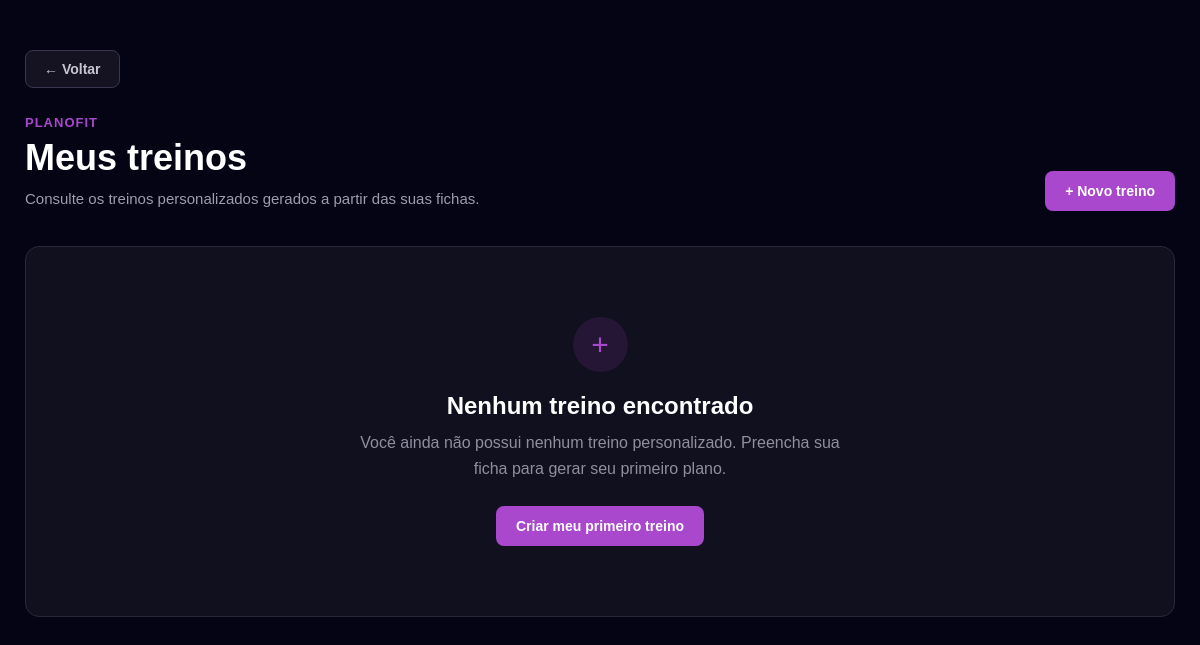
The app's page /treino/meus-treinos/ (signed in), older data.
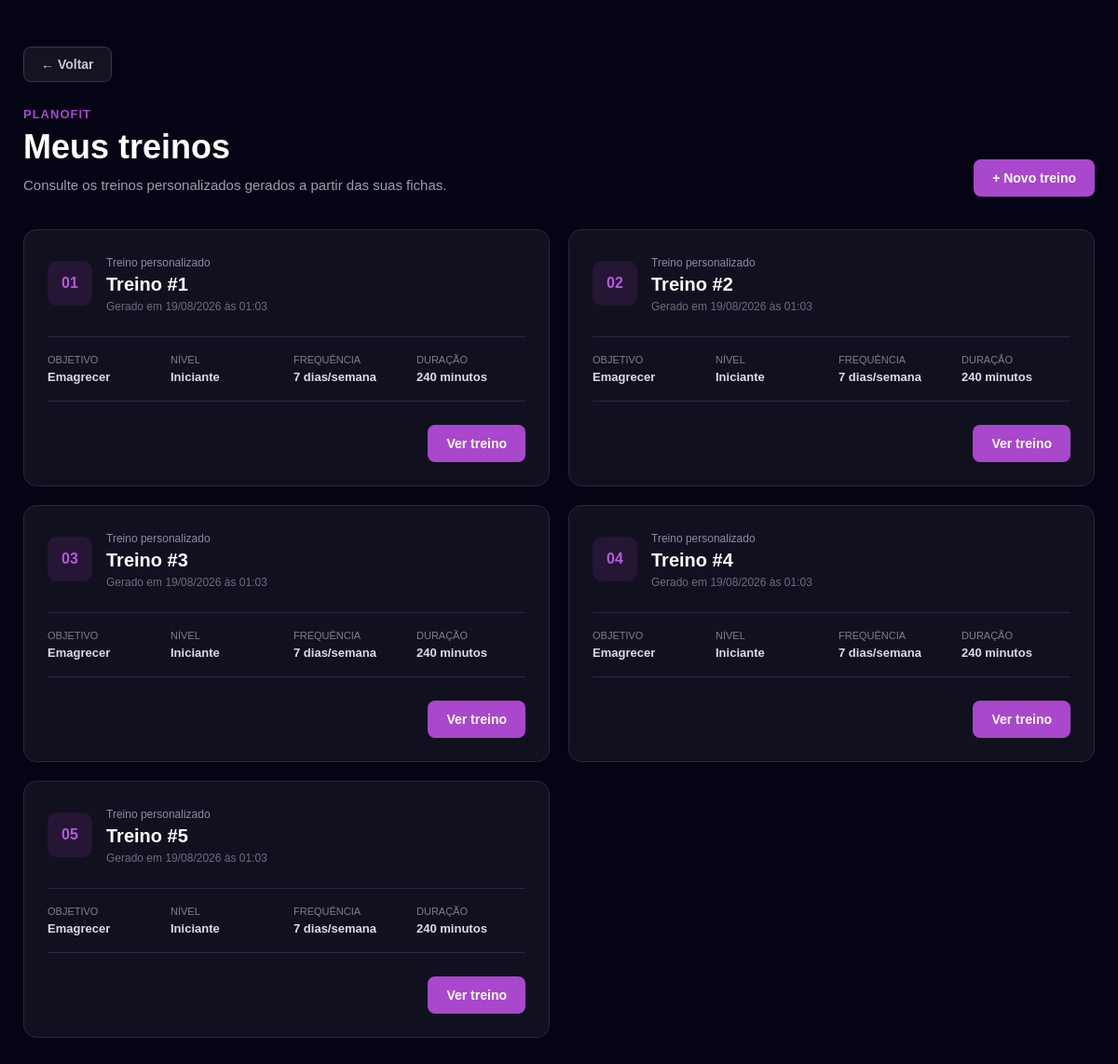
The same page, newer data.
### treino/models.py (models this page shows, shortened)
class TreinoPersonalizado(models.Model):
    perfil = models.ForeignKey(
        PerfilTreino,
        on_delete=models.CASCADE,
        related_name='treinos_gerados'
    )
    conteudo_texto = models.TextField(help_text='Resposta bruta da IA, em texto')
    conteudo_json = models.JSONField(null=True, blank=True, help_text='Resposta estruturada (dias/exercícios), se disponível')
    criado_em = models.DateTimeField(auto_now_add=True)
    class Meta:
        ordering = ['-criado_em']

class PerfilTreino(models.Model):
    GENERO_CHOICES = [
        ('M', 'Masculino'),
        ('F', 'Feminino'),
        ('O', 'Outro'),
    ]
    NIVEL_EXPERIENCIA_CHOICES = [
        ('iniciante', 'Iniciante'),
        ('intermediario', 'Intermediário'),
        ('avancado', 'Avançado'),
    ]
    OBJETIVO_CHOICES = [
        ('emagrecer', 'Emagrecer'),
        ('ganhar_massa', 'Ganhar massa muscular'),
        ('manter', 'Manter o condicionamento'),
        ('definicao', 'Definição muscular'),
    ]
    usuario = models.ForeignKey(
        settings.AUTH_USER_MODEL,
        on_delete=models.CASCADE,
        related_name='perfis_treino'
    )
    peso = models.DecimalField(max_digits=5, decimal_places=2, help_text='Peso em kg')
    altura = models.DecimalField(max_digits=4, decimal_places=2, help_text='Altura em metros. Ex: 1.75')
    idade = models.PositiveSmallIntegerField()
    genero = models.CharField(max_length=1, choices=GENERO_CHOICES)
    percentual_gordura = models.DecimalField(
        max_digits=4, decimal_places=1, null=True, blank=True,
        help_text='Percentual de gordura corporal, se souber'
    )
    nivel_experiencia = models.CharField(max_length=20, choices=NIVEL_EXPERIENCIA_CHOICES)
    objetivo = models.CharField(max_length=20, choices=OBJETIVO_CHOICES)
    problemas_saude = models.TextField(blank=True, help_text='Problemas de saúde relevantes')
    frequencia_semanal = models.PositiveSmallIntegerField(
        validators=[MinValueValidator(1), MaxValueValidator(7)],
        help_text='Quantos dias por semana pretende treinar'
    )
    tempo_por_sessao = models.PositiveSmallIntegerField(help_text='Tempo disponível por treino, em minutos')
    lesoes_dores = models.TextField(blank=True, help_text='Lesões ou dores atuais')
    criado_em = models.DateTimeField(auto_now_add=True)
    atualizado_em = models.DateTimeField(auto_now=True)
    class Meta:
        ordering = ['-criado_em']

### treino/views.py (the view)
# urls.py: path('meus-treinos/', views.meus_treinos, name='meus_treinos'),
@login_required
def meus_treinos(request):
    treinos = TreinoPersonalizado.objects.filter(
        perfil__usuario=request.user
    ).select_related('perfil')
    return render(
        request,
        'treino/meus_treinos.html',
        {
            'treinos': treinos
        }
    )

### templates/treino/meus_treinos.html (shortened to what the changed rows need)
{% extends 'base.html' %}
{% load static %}
{% block css %}
    <link rel="stylesheet" href="{% static 'css/treino.css' %}">
{% endblock %}
{% block content %}
<main class="pagina-treinos">
    <div class="treinos-container">
        <header class="pagina-header">
            <div>
                <h1>Meus treinos</h1>
            </div>
        </header>
        {% if treinos %}
            <div class="treinos-grid">
                {% for treino in treinos %}
                    <article class="treino-card">
                        <div class="treino-card-topo">
                            <div class="treino-icone">
                                {{ forloop.counter|stringformat:"02d" }}
                            </div>
                            <div class="treino-info">
                                <span class="treino-label">
                                    Treino personalizado
                                </span>
                                <h2>
                                    Treino #{{ forloop.counter }}
                                </h2>
                                <span class="treino-data">
                                    Gerado em
                                    {{ treino.criado_em|date:"d/m/Y" }}
                                    às
                                    {{ treino.criado_em|date:"H:i" }}
                                </span>
                            </div>
                        </div>
                        <div class="treino-detalhes">
                            <div class="detalhe">
                                <span>Objetivo</span>
                                <strong>
                                    {{ treino.perfil.get_objetivo_display }}
                                </strong>
                            </div>
                            <div class="detalhe">
                                <span>Nível</span>
                                <strong>
                                    {{ treino.perfil.get_nivel_experiencia_display }}
                                </strong>
                            </div>
                            <div class="detalhe">
                                <span>Frequência</span>
                                <strong>
                                    {{ treino.perfil.frequencia_semanal }}
                                    dias/semana
                                </strong>
                            </div>
                            <div class="detalhe">
                                <span>Duração</span>
                                <strong>
                                    {{ treino.perfil.tempo_por_sessao }}
                                    minutos
                                </strong>
                            </div>
                        </div>
                        <div class="treino-card-acoes">
                            <a
                                href="{% url 'treino:ver_treino' treino.id %}"
                                class="btn-ver-treino"
                            >
                                Ver treino
                            </a>
                        </div>
                    </article>
                {% endfor %}
            </div>
        {% else %}
            <section class="estado-vazio">
                <div class="estado-vazio-icone">
                    +
                </div>
                <h2>Nenhum treino encontrado</h2>
                <p>
                    Você ainda não possui nenhum treino personalizado.
                    Preencha sua ficha para gerar seu primeiro plano.
                </p>
                <a
                    href="{% url 'treino:criar_perfil' %}"
                    class="btn-principal"
                >
                    Criar meu primeiro treino
                </a>
            </section>
        {% endif %}
    </div>
</main>
{% endblock %}

Row changes from the older to the newer data that the page shows:
added TreinoPersonalizado: criado_em "19/08/2026", criado_em "01:03", perfil.objetivo "Emagrecer", perfil.nivel_experiencia "Iniciante", perfil.frequencia_semanal "7", perfil.tempo_por_sessao "240"
added TreinoPersonalizado: criado_em "19/08/2026", criado_em "01:03", perfil.objetivo "Emagrecer", perfil.nivel_experiencia "Iniciante", perfil.frequencia_semanal "7", perfil.tempo_por_sessao "240"
added TreinoPersonalizado: criado_em "19/08/2026", criado_em "01:03", perfil.objetivo "Emagrecer", perfil.nivel_experiencia "Iniciante", perfil.frequencia_semanal "7", perfil.tempo_por_sessao "240"
added TreinoPersonalizado: criado_em "19/08/2026", criado_em "01:03", perfil.objetivo "Emagrecer", perfil.nivel_experiencia "Iniciante", perfil.frequencia_semanal "7", perfil.tempo_por_sessao "240"
added TreinoPersonalizado: criado_em "19/08/2026", criado_em "01:03", perfil.objetivo "Emagrecer", perfil.nivel_experiencia "Iniciante", perfil.frequencia_semanal "7", perfil.tempo_por_sessao "240"
Text that changed along with them:
text no longer shown: "+ Nenhum treino encontrado Você ainda não possui nenhum treino personalizado. Preencha sua ficha para gerar seu primeiro plano. Criar meu primeiro treino"
